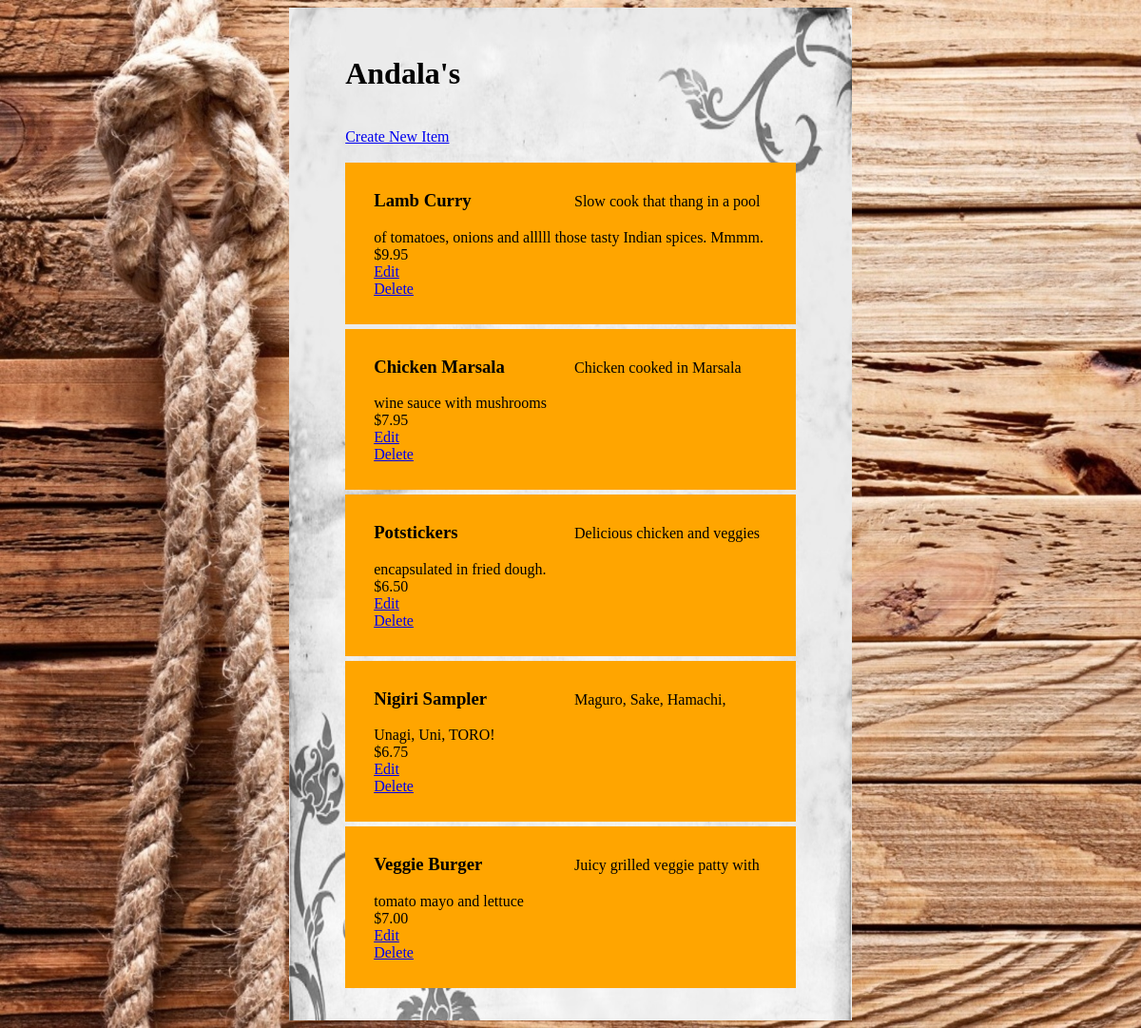
The app's page /restaurant/6/menu/ with its own data.
### database_setup.py (models this page shows, shortened)
class Restaurant(Base):
    __tablename__ = 'restaurant'
    id = Column(Integer, primary_key=True)
    name = Column(String(250), nullable=False)

class MenuItem(Base):
    __tablename__ = 'menu_item'
    name = Column(String(80), nullable=False)
    id = Column(Integer, primary_key=True)
    description = Column(String(250))
    price = Column(String(8))
    course = Column(String(250))
    restaurant_id = Column(Integer, ForeignKey('restaurant.id'))
    restaurant = relationship(Restaurant)

### finalProject.py (the view)
@app.route('/restaurant/<int:restaurant_id>/')
@app.route('/restaurant/<int:restaurant_id>/menu/')
def menu(restaurant_id):
	restaurant = session.query(Restaurant).filter_by(id=restaurant_id).one()
	items = session.query(MenuItem).filter_by(restaurant_id=restaurant.id)
	return render_template('menu.html',restaurant=restaurant,items=items)

### templates/menu.html (shortened to what this page needs)
<html>
<head>
	<link rel=stylesheet type=text/css href="{{ url_for('static', filename='stylesFinalProject.css') }}">
</head>
<body>
			<div class="container">
			<div class="MainContent">
<h1> {{restaurant.name}}</h1>
<a href = '{{url_for('newMenuitem', restaurant_id = restaurant.id) }}'>Create New Item</a>
{% for i in items %}
<div class = 'restaurant'>
		<div class = 'itemName'>
		 <h3>{{i.name}}</h3>
		 </div>
		 {{i.description}}<br>
		 {{i.price}}<br>
		 <a href='{{url_for('editMenuitem',restaurant_id=restaurant.id ,menu_id = i.id)}}'>Edit</a>
		 <br>
		 <a href='{{url_for('deleteMenuitem',restaurant_id = restaurant.id,menu_id=i.id) }}'>Delete</a>
		 <br>
		 <br>
		 </div>
{% endfor %}
	</div>
	</div>
</body>
</html>

### static/stylesFinalProject.css (style rules this page uses)
body { background-image: url("Wood.jpg"); background-color: #333333; background-size: cover; background-attachment: fixed; }
.container { margin: auto; width: 50%; background-image: url("Menu.png"); background-size: cover; background-color: #333333; }
.MainContent { padding-left: 10%; padding-top: 5%; padding-right: 10%; padding-bottom: 5%; }
.restaurant { background-color: orange; margin-bottom: 5px; padding-left: 30px; padding-top: 10px; padding-right: 30px; padding-bottom: 10px; }
.itemName { display: inline-block; width: 50%; text-align: left; }

### records on screen
Restaurant: name "Andala's"
MenuItem: name "Lamb Curry", description "Slow cook that thang in a pool of tomatoes, onions and alllll those tasty Indian spices. Mmmm.", price "$9.95"
MenuItem: name "Chicken Marsala", description "Chicken cooked in Marsala wine sauce with mushrooms", price "$7.95"
MenuItem: name "Potstickers", description "Delicious chicken and veggies encapsulated in fried dough.", price "$6.50"
MenuItem: name "Nigiri Sampler", description "Maguro, Sake, Hamachi, Unagi, Uni, TORO!", price "$6.75"
MenuItem: name "Veggie Burger", description "Juicy grilled veggie patty with tomato mayo and lettuce", price "$7.00"
